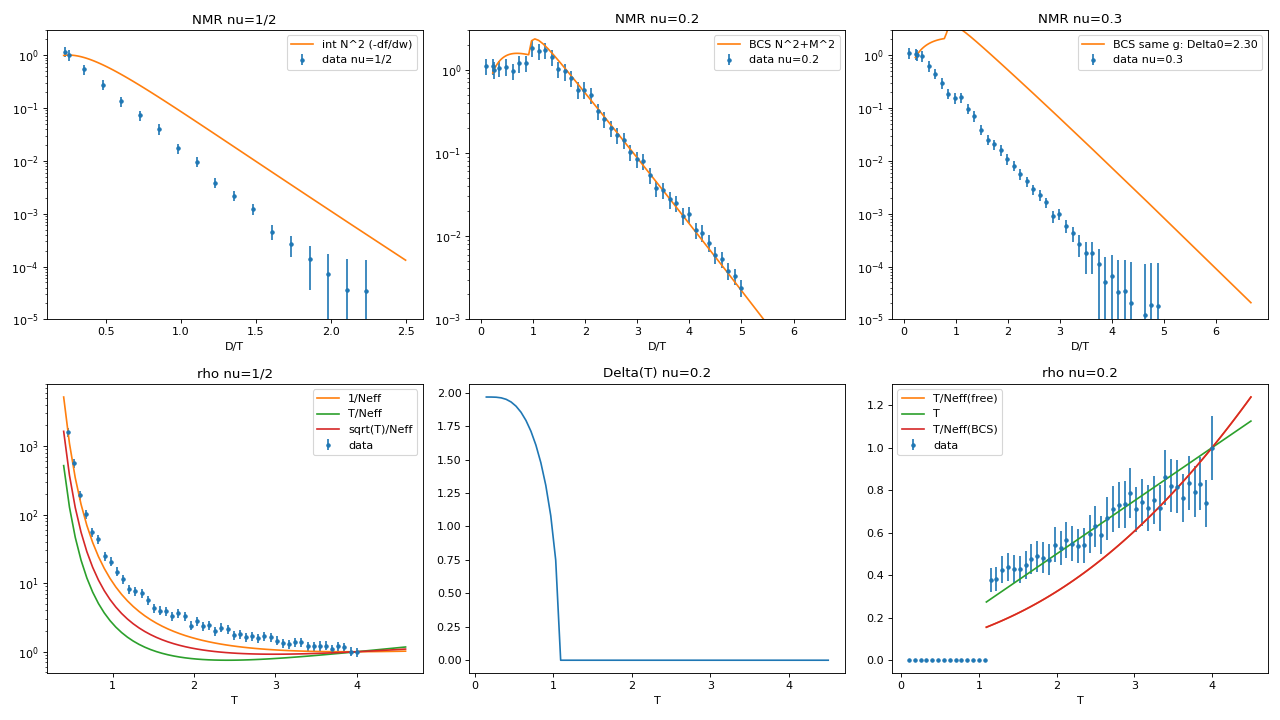

Recreate this plot in Python.
from fitlib import *
import numpy as np
from scipy.integrate import trapezoid
from scipy.optimize import brentq
import matplotlib; matplotlib.use('Agg'); import matplotlib.pyplot as plt
d=json.load(open('/app/measurements.json'))
nmr=d['measurements'][1]['samples']; res=d['measurements'][2]['samples']
t,tp,U=0.99,0.195,12.02
eps=band(t,tp)
def fermi_der(w,T):
    x=np.clip(w/T,-60,60); return 1/(4*T*np.cosh(x/2)**2)
# ---------- nu=1/2 : copies DOS ----------
c0=-(eps.min()+eps.max())/4
Em=-U/2+eps/2+c0; Ep=U/2+eps/2+c0; wm=0.5*(1-eps/U); wp=1-wm
rho_half=dos(Em,wm,0.05)+dos(Ep,wp,0.05)
Ts=np.linspace(0.4,4.6,60)
def T1T(rho,T): return trapezoid(rho**2*fermi_der(GRID,T),GRID)
def Neff(rho,T): return trapezoid(rho*fermi_der(GRID,T),GRID)
r_half=np.array([T1T(rho_half,T) for T in Ts]); n_half=np.array([Neff(rho_half,T) for T in Ts])
s=nmr[0]; Td=np.array(s['temperature']); rd=np.array(s['one_over_T1'])/Td; ud=np.array(s['uncertainty'])/Td
norm=np.interp(4.0,Ts,r_half)
fig,axs=plt.subplots(2,3,figsize=(16,9))
ax=axs[0,0]; ax.errorbar(1/Td,rd,ud,fmt='o',ms=3,label='data nu=1/2'); ax.plot(1/Ts,r_half/norm,label='int N^2 (-df/dw)')
ax.set_yscale('log'); ax.set_ylim(1e-5,3); ax.legend(); ax.set_title('NMR nu=1/2'); ax.set_xlabel('D/T')
# effective slope between T=0.5 and 1
i1=np.argmin(np.abs(Ts-1.0)); i2=np.argmin(np.abs(Ts-0.5))
print("nu=1/2 model: effective exponent between T=1 and 0.5:",(np.log(r_half[i1])-np.log(r_half[i2]))/(1/Ts[i2]-1/Ts[i1]))
# resistivity nu=1/2
s=res[0]; Tr=np.array(s['temperature']); rr=np.array(s['resistivity']); ur=np.array(s['uncertainty'])
ax=axs[1,0]; ax.errorbar(Tr,rr,ur,fmt='o',ms=3,label='data')
for lab,model in [('1/Neff',1/n_half),('T/Neff',Ts/n_half),('sqrt(T)/Neff',np.sqrt(Ts)/n_half)]:
    ax.plot(Ts,model/np.interp(4.0,Ts,model),label=lab)
ax.set_yscale('log'); ax.legend(); ax.set_title('rho nu=1/2'); ax.set_xlabel('T')
# ---------- nu=0.2 : BCS ----------
mu2=mu_for_filling(eps,0.4); xi2=eps-mu2
def gap_eq(Dl,T,gcoup):
    E=np.sqrt(xi2**2+Dl**2); return 1-gcoup*np.mean(np.tanh(E/(2*T))/(2*E))
gc=1/np.mean(1/(2*np.sqrt(xi2**2+1.967**2)))
print("g (nu=0.2) =",gc)
def Delta_T(T):
    if gap_eq(1e-6,T,gc)>0: return 0.0
    return brentq(lambda D: gap_eq(D,T,gc),1e-6,5)
Tc2=brentq(lambda T: gap_eq(1e-6,T,gc),0.2,3); print("Tc (nu=0.2) =",Tc2, " 2Delta/Tc=",2*1.967/Tc2)
Ts2=np.linspace(0.15,4.5,70); D2=np.array([Delta_T(T) for T in Ts2])
# NMR with BCS DOS incl coherence factor, Dynes broadening Gamma
def T1T_bcs(Dl,T,Gam=0.08):
    w=GRID+1j*Gam
    # use k-sum: N_s(E)=sum_k Re[|w|/sqrt(w^2-Dl^2)] * ... simpler: constant-DOS-like with actual band: build from Bogoliubov bands
    E=np.sqrt(xi2**2+Dl**2); E=np.maximum(E,1e-9); u2=0.5*(1+xi2/E); v2=1-u2
    Ns=dos(E,u2,Gam)+dos(-E,v2,Gam)
    # anomalous DOS M(w)=sum_k (Dl/2E)[delta(w-E)-delta(w+E)]
    Ms=dos(E,Dl/(2*E),Gam)-dos(-E,Dl/(2*E),Gam)
    return trapezoid((Ns**2+Ms**2)*fermi_der(GRID,T),GRID), Ns
r2=[]; n2=[]
for T,Dl in zip(Ts2,D2):
    val,Ns=T1T_bcs(Dl,T); r2.append(val); n2.append(Neff(Ns,T))
r2=np.array(r2); n2=np.array(n2)
s=nmr[2]; Td=np.array(s['temperature']); rd=np.array(s['one_over_T1'])/Td; ud=np.array(s['uncertainty'])/Td
ax=axs[0,1]; ax.errorbar(1/Td,rd,ud,fmt='o',ms=3,label='data nu=0.2'); ax.plot(1/Ts2,r2/np.interp(4.0,Ts2,r2),label='BCS N^2+M^2')
ax.set_yscale('log'); ax.set_ylim(1e-3,3); ax.legend(); ax.set_title('NMR nu=0.2'); ax.set_xlabel('D/T')
ax=axs[1,1]; ax.plot(Ts2,D2); ax.set_title('Delta(T) nu=0.2'); ax.set_xlabel('T')
# resistivity nu=0.2 above Tc: T/Neff normal
s=res[2]; Tr=np.array(s['temperature']); rr=np.array(s['resistivity']); ur=np.array(s['uncertainty'])
rho_free=dos(xi2,np.ones_like(xi2),0.05)
nfree=np.array([Neff(rho_free,T) for T in Ts2])
ax=axs[1,2]; ax.errorbar(Tr,rr,ur,fmt='o',ms=3,label='data')
for lab,model in [('T/Neff(free)',Ts2/nfree),('T',Ts2),('T/Neff(BCS)',Ts2/n2)]:
    mm=Ts2>Tc2; ax.plot(Ts2[mm],model[mm]/np.interp(4.0,Ts2,model),label=lab)
ax.legend(); ax.set_title('rho nu=0.2'); ax.set_xlabel('T')
# nu=0.3 NMR data for reference
s=nmr[1]; Td=np.array(s['temperature']); rd=np.array(s['one_over_T1'])/Td; ud=np.array(s['uncertainty'])/Td
ax=axs[0,2]; ax.errorbar(1/Td,rd,ud,fmt='o',ms=3,label='data nu=0.3')
# BCS at nu=0.3 with g from 0.2
mu3=mu_for_filling(eps,0.6); xi3=eps-mu3
def gap_eq3(Dl,T): E=np.sqrt(xi3**2+Dl**2); return 1-gc*np.mean(np.tanh(E/(2*T))/(2*E))
Tc3=brentq(lambda T: gap_eq3(1e-6,T),0.2,4); D03=brentq(lambda D: gap_eq3(D,0.05),1e-6,6)
print("nu=0.3 with same g: Delta(0)=",D03," Tc_MF=",Tc3)
r3=[]
for T in Ts2:
    Dl=0.0 if gap_eq3(1e-6,T)>0 else brentq(lambda D: gap_eq3(D,T),1e-6,6)
    E=np.sqrt(xi3**2+Dl**2); E=np.maximum(E,1e-9); u2=0.5*(1+xi3/E); v2=1-u2
    Ns=dos(E,u2,0.08)+dos(-E,v2,0.08); Ms=dos(E,Dl/(2*E),0.08)-dos(-E,Dl/(2*E),0.08)
    r3.append(trapezoid((Ns**2+Ms**2)*fermi_der(GRID,T),GRID))
r3=np.array(r3); ax.plot(1/Ts2,r3/np.interp(4.0,Ts2,r3),label=f'BCS same g: Delta0={D03:.2f}')
ax.set_yscale('log'); ax.set_ylim(1e-5,3); ax.legend(); ax.set_title('NMR nu=0.3'); ax.set_xlabel('D/T')
plt.tight_layout(); plt.savefig('nmr_rho.png',dpi=80)
# print HS peak height for nu=0.2 model
print("nu=0.2 model max 1/T1T (normalized at T=4):",(r2/np.interp(4.0,Ts2,r2)).max())
